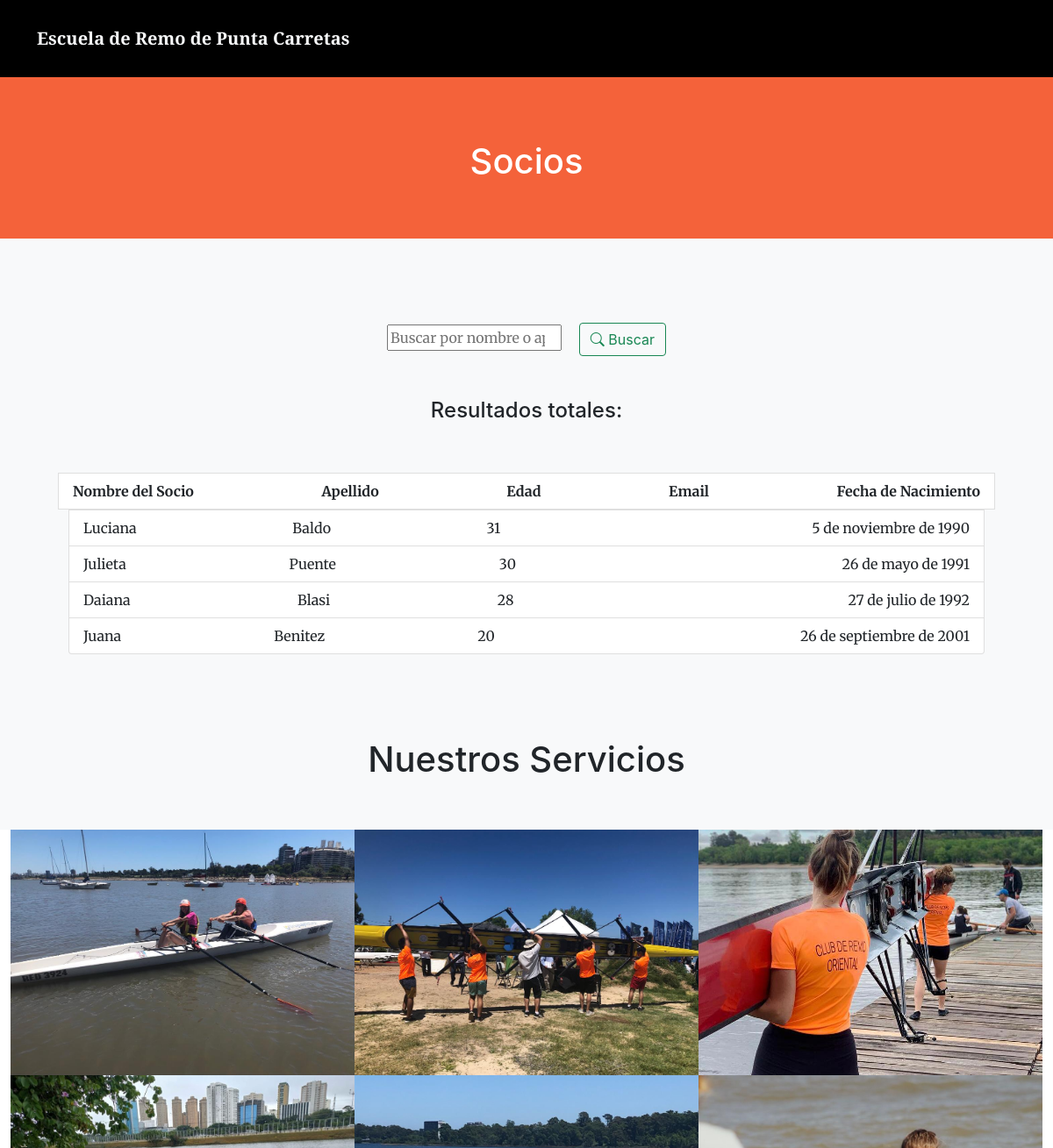
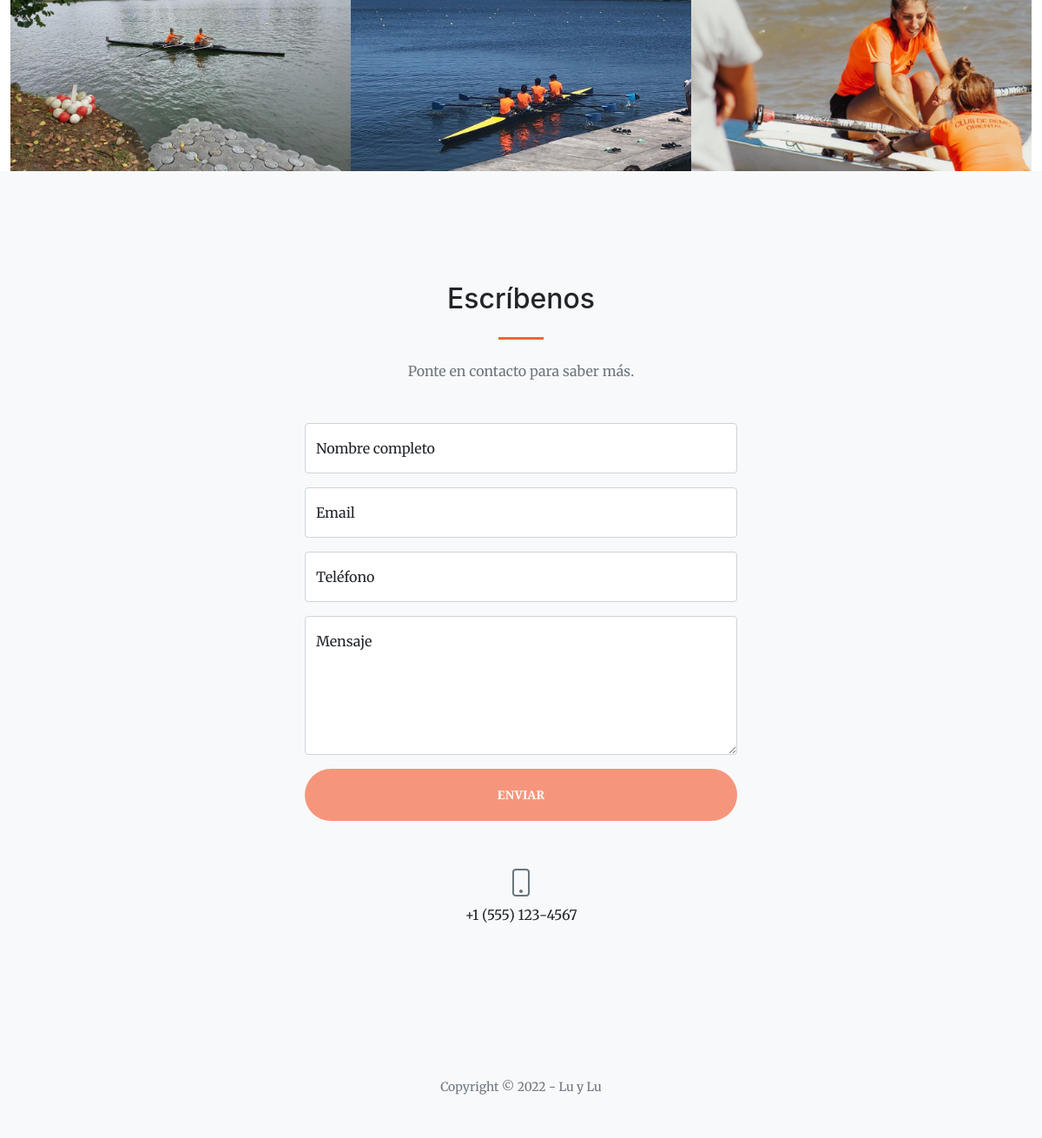
The app's page /socios/ with its own data (2 pictures, top to bottom).
### perfilesapp/models.py (models this page shows)
class Socios(models.Model):
    nombre = models.CharField("Nombre Socio", max_length=30)
    apellido = models.CharField("Apellido Socio", max_length=30)
    edad = models.SmallIntegerField("Edad")
    fechanacimiento = models.DateField("Fecha de Nacimiento")
    email = models.EmailField("E-mail")
    class Meta:
        verbose_name_plural = "Socios"

### perfilesapp/views.py (the view)
# urls.py: path('socios/', socios, name="socios"),
def socios(request):
    if request.method == "POST":
        search = request.POST["search"]
        if search != "":
            socios = Socios.objects.filter( Q(nombre__icontains=search) | Q(apellido__icontains=search)).values()
            return render(request,"perfilesapp/socios.html", {"socios": socios, "search":True, "busqueda":search})
    socios = Socios.objects.all()
    return render(request, "perfilesapp/socios.html", {"socios": socios} )

### perfilesapp/templates/perfilesapp/socios.html (shortened to what this page needs)
{% extends 'perfilesapp/base.html' %}
{% load static %}
{% block about %}
<div>
    <p class="justify-content-center">
        <h1 style="color:white" >
            <br>
            <br>
            Socios
            <br>
            <br>
        </h1>
    </p>
</div>
{% endblock %}
{% block servicios %}
<div>
    <section class="bg-light py-5">
        <div class="container px-5">
            <form action="" method="post" class="text-center">
                <input type="search" name="search" placeholder="Buscar por nombre o apellido" aria-label="search">
                <button class="btn btn-outline-success text-nowrap ms-3 my-2 my-sm-0" type="submit"> <i class="bi bi-search"></i> Buscar</button>
            </form>
            <br>
            <br>
            <h4 class="text-center">
                Resultados
                {% if search %}
                    para "{{busqueda}}":
                {% else %}
                    totales:
                {% endif %}
            </h4>
            <br>
            <br>
            <ul class="list-group list-group">
                <div class="row">
                    <li class="list-group-item d-flex justify-content-between align-items-start">
                        <b class="col-md-auto">Nombre del Socio</b>
                        <b class="col-md-auto">Apellido</b>
                        <b class="col-md-auto">Edad</b>
                        <b class="col-md-auto">Email</b>
                        <b class="col-md-auto">Fecha de Nacimiento</b>
                    </li>
                </div>
                {% for socio in socios %}
                    <li class="list-group-item d-flex justify-content-between align-items-start">
                        <span class="col-md-auto">{{socio.nombre}}</span>
                        <span class="col-md-auto">{{socio.apellido}}</span>
                        <span class="col-md-auto">{{socio.edad}}</span>
                        <span class="col-md-auto">{{socio.fechanacimiento}}</span>
                    </li>
                {% endfor %}
            </ul>
        </div>
    </section>
</div>
{% endblock %}

### perfilesapp/templates/perfilesapp/base.html (shortened to what this page needs)
{% load static %}
<!DOCTYPE html>
<html lang="es">
    <head>
        <link href="https://cdn.jsdelivr.net/npm/bootstrap-icons@1.5.0/font/bootstrap-icons.css" rel="stylesheet" />
        <link href="https://cdnjs.cloudflare.com/ajax/libs/SimpleLightbox/2.1.0/simpleLightbox.min.css" rel="stylesheet" />
        <link href="{% static 'css/styles.css' %}" rel="stylesheet" />
    </head>
    <body id="page-top">
        <nav class="navbar navbar-expand-xxl navbar-light bg-black fixed-top py-4 " id="mainNav">
            <div class="container px-40 px-lg-40">
                <a class="navbar-brand text-light" href="{% url 'inicio' %}"><b>Escuela de Remo de Punta Carretas</b></a>
                <button class="navbar-toggler navbar-toggler-right" type="button" data-bs-toggle="collapse" data-bs-target="#navbarResponsive" aria-controls="navbarResponsive" aria-expanded="false" aria-label="Toggle navigation"><span class="navbar-toggler-icon"></span></button>
            </div>
        </nav>
        {% block encabezado %}
        <section class="page-section bg-light py-5" id="about">
            <div style="background-color:#f4623a;">
                <div class="container px-4 px-lg-5 ">
                    <div class="row gx-4 gx-lg-5 justify-content-center ">
                      <div class="col-lg-8 text-center ">
                          <h2 class="text-white mt-0">{% block about %} {% endblock %} </h2>
                      </div>
                    </div>
                </div>
            </div>
        </section>
        {% endblock %}
        {% block servicios %}
        {% endblock %}
        {% block portfolio %}
        <section class="bg-light py-5">
            <h1 class="text-center">Nuestros Servicios</h1>
        </section>
        <section>
            <div id="portfolio">
                <div class="container-fluid py-0">
                    <div class="row g-0">
                        <div class="col-lg-4 col-sm-6">
                            <a class="portfolio-box" href="{% url 'cursos' %}">
                                <img class="img-fluid" src="{% static 'assets/img/portfolio/fullsize/doble.jpeg' %}" alt="..." height="2500px" width="2500px" />
                            </a>
                        </div>
                        <div class="col-lg-4 col-sm-6">
                            <a class="portfolio-box" href="{% url 'municipal' %}">
                                <img class="img-fluid" src="{% static 'assets/img/portfolio/fullsize/escuelita.jpeg' %}" alt="..." height="2500px" width="500px"/>
                            </a>
                        </div>
                        <div class="col-lg-4 col-sm-6">
                            <a class="portfolio-box" href="{% url 'cro' %}">
                                <img class="img-fluid" src="{% static 'assets/img/portfolio/fullsize/cro2.jpeg' %}" alt="..." />
                            </a>
                        </div>
                        <div class="col-lg-4 col-sm-6">
                            <a class="portfolio-box" href="{% url 'blog' %}">
                                <img class="img-fluid" src="{% static 'assets/img/portfolio/fullsize/cro.jpeg' %}" alt="..." />
                            </a>
                        </div>
                        <div class="col-lg-4 col-sm-6">
                            <a class="portfolio-box" href="{% url 'socios' %}">
                                <img class="img-fluid" src="{% static 'assets/img/portfolio/fullsize/cuadruple.jpeg' %}" alt="..." />
                            </a>
                        </div>
                        <div class="col-lg-4 col-sm-6">
                            <a class="portfolio-box" href="{% url 'tienda' %}">
                                <img class="img-fluid" src="{% static 'assets/img/portfolio/fullsize/beach.jpeg' %}" alt="..." />
                            </a>
                        </div>
                    </div>
                </div>
            </div>
        </section>
        {% endblock %}
        <section class="page-section bg-light" id="contact">
            <div class="container px-4 px-lg-5 bg-light">
                <div class="row gx-4 gx-lg-5 justify-content-center">
                    <div class="col-lg-8 col-xl-6 text-center">
                        <h2 class="mt-0">Escríbenos</h2>
                        <hr class="divider" />
                        <p class="text-muted mb-5">Ponte en contacto para saber más. </p>
                    </div>
                </div>
                <div class="row gx-4 gx-lg-5 justify-content-center mb-5">
                    <div class="col-lg-6">
                        <form id="contactForm" data-sb-form-api-token="API_TOKEN">
                            <div class="form-floating mb-3">
                                <input class="form-control" id="name" type="text" placeholder="Enter your name..." data-sb-validations="required" />
                                <label for="name">Nombre completo</label>
                            </div>
                            <div class="form-floating mb-3">
                                <input class="form-control" id="email" type="email" placeholder="name@example.com" data-sb-validations="required,email" />
                                <label for="email">Email</label>
                            </div>
                            <div class="form-floating mb-3">
                                <input class="form-control" id="phone" type="tel" placeholder="(123) 456-7890" data-sb-validations="required" />
                                <label for="phone">Teléfono</label>
                            </div>
                            <div class="form-floating mb-3">
                                <textarea class="form-control" id="message" type="text" placeholder="Enter your message here..." style="height: 10rem" data-sb-validations="required"></textarea>
                                <label for="message">Mensaje</label>
                            </div>
                            <div class="d-grid"><button class="btn btn-primary btn-xl disabled" id="submitButton" type="submit">Enviar</button></div>
                        </form>
                    </div>
                </div>
                <div class="row gx-4 gx-lg-5 justify-content-center">
                    <div class="col-lg-4 text-center mb-5 mb-lg-0">
                        <i class="bi-phone fs-2 mb-3 text-muted"></i>
                        <div>+1 (555) 123-4567</div>
                    </div>
                </div>
            </div>
        </section>
        <footer class="bg-light py-5">
            <div class="container px-4 px-lg-5"><div class="small text-center text-muted">Copyright &copy; 2022 - Lu y Lu</div></div>
        </footer>
    </body>
</html>

### records on screen
Socios: nombre "Luciana", apellido "Baldo", edad "31", fechanacimiento "5 de noviembre de 1990"
Socios: nombre "Julieta", apellido "Puente", edad "30", fechanacimiento "26 de mayo de 1991"
Socios: nombre "Daiana", apellido "Blasi", edad "28", fechanacimiento "27 de julio de 1992"
Socios: nombre "Juana", apellido "Benitez", edad "20", fechanacimiento "26 de septiembre de 2001"
